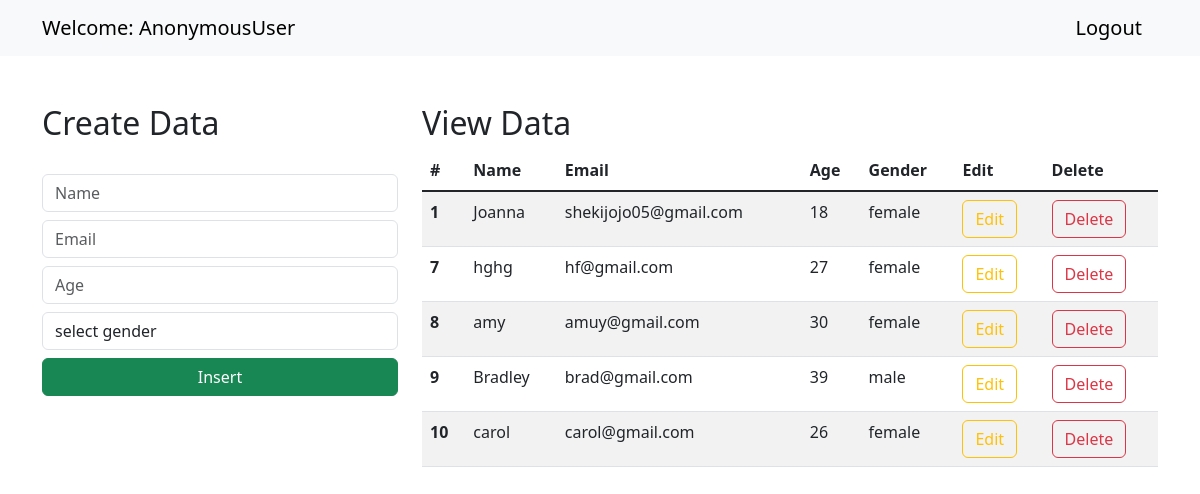
The page / on the database its author committed.
### cruddmidjo/models.py (models this page shows)
class Student(models.Model):
    name=models.CharField(max_length=30,blank=False,null=False)
    email=models.EmailField()
    age=models.IntegerField()
    gender=models.CharField(max_length=30,blank=False,null=False)

### cruddmidjo/views.py (the view)
# urls.py: 2. Add a URL to urlpatterns:  path('', Home.as_view(), name='home')
def Home(request):
    data = Student.objects.all()
    context = {"data": data}
    return render(request, "index.html", context)

### templates/index.html (shortened to what this page needs)
<!doctype html>
<html lang="en">
    <link href="https://cdn.jsdelivr.net/npm/bootstrap@5.3.0-alpha1/dist/css/bootstrap.min.css" rel="stylesheet">
  <head>
  </head>
  <body>
    <nav class="navbar navbar-expand-lg bg-body-tertiary">
        <div class="container-md">
          <a class="navbar-brand" href="/">Welcome: {{request.user}}</a>
          <a class="navbar-brand" href="/logout">Logout</a>
        </div>
      </nav>
      <div class="container mt-5">
        <div class="row">
            <div class="col-md-4">
                <h2>Create Data</h2>
                <br>
                <form action="/insert" method="post">{% csrf_token %}
                    <div class="form-group">
                        <input type="text" class="form-control" placeholder="Name" name="name" required>
                    </div>
                    <div class="form-group">
                        <input type="email" class="form-control  mt-2" placeholder="Email" name="email" required>
                    </div>
                    <div class="form-group">
                        <input type="number" class="form-control  mt-2" placeholder="Age" name="age" required>
                    </div>
                    <div class="form-group mt-2">
                        <select id="gender" name="gender" class="form-control" required>
                            <option selected>select gender</option>
                        </select>
                    </div>
                    <div class="d-grid gap-2">
                        <button class="btn btn-success mt-2" type="submit">Insert</button>
                    </div>
                </form>
            </div>
            <div class="col-md-8">
                <h2>View Data</h2>
                <table class="table table-striped table-hover">
                    <thead>
                      <tr>
                        <th scope="col">#</th>
                        <th scope="col">Name</th>
                        <th scope="col">Email</th>
                        <th scope="col">Age</th>
                        <th scope="col">Gender</th>
                        <th scope="col">Edit</th>
                        <th scope="col">Delete</th>
                      </tr>
                    </thead>
                    <tbody class="table-group-divider">
                    {% for d in data %}
                      <tr>
                        <th scope="row">{{d.id}}</th>
                        <td>{{d.name}}</td>
                        <td>{{d.email}}</td>
                        <td>{{d.age}}</td>
                        <td>{{d.gender}}</td>
                        <td><a href="/update/{{d.id}}" type="button" class="btn btn-outline-warning">Edit</a></td>
                        <td><a href="/delete/{{d.id}}" type="button" class="btn btn-outline-danger">Delete</a></td>
                      </tr>
                    {% endfor %}
                    </tbody>
                  </table>
            </div>
        </div>
      </div>
  </body>
</html>

### rows shown on the page
Student: id "1", name "Joanna", email "shekijojo05@gmail.com", age "18", gender "female"
Student: id "7", name "hghg", email "hf@gmail.com", age "27", gender "female"
Student: id "8", name "amy", email "amuy@gmail.com", age "30", gender "female"
Student: id "9", name "Bradley", email "brad@gmail.com", age "39", gender "male"
Student: id "10", name "carol", email "carol@gmail.com", age "26", gender "female"

### other values the page prints
{{ request.user }} "AnonymousUser"
